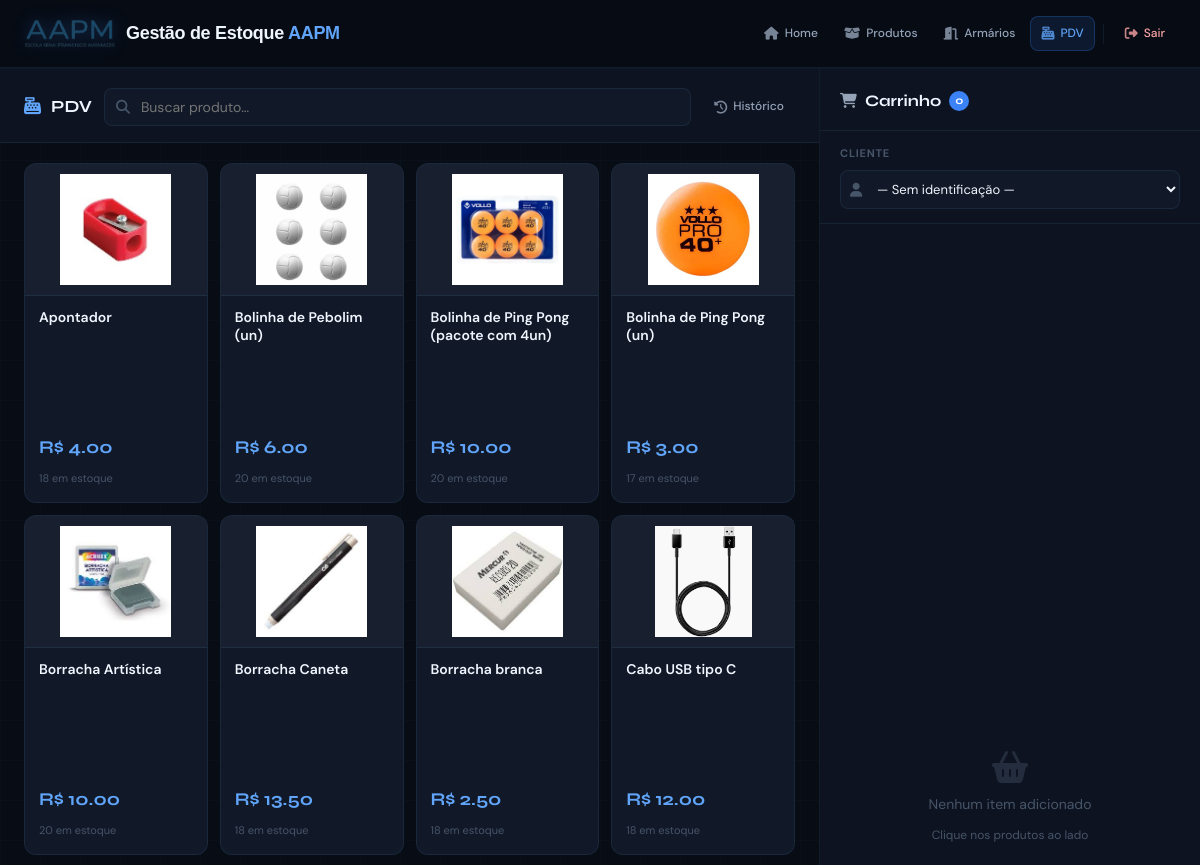
Page /pdv/ (signed in, upper part) on the earlier database version.
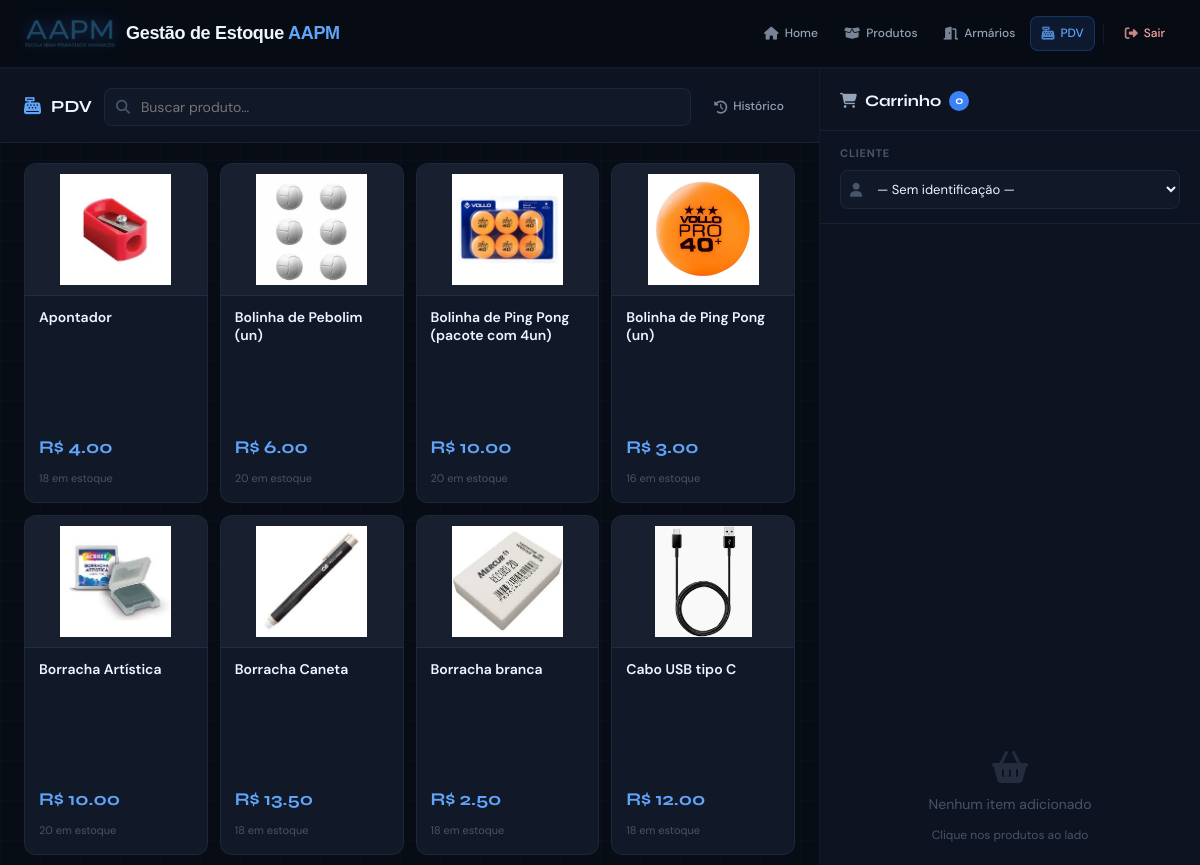
Same page on the later database version.
### app/models/produto.py (models this page shows, shortened)
class Produto(Base):
    __tablename__ = "produtos"
    id = Column(Integer, primary_key=True, autoincrement=True, index=True)
    nome = Column(String(150), nullable=False, index=True, unique=True)
    preco = Column(Float, nullable=False, default=0.0)
    ativo = Column(Boolean, default=True)
    imagem_path = Column(String(255), nullable=True)
    categoria_id = Column(Integer, ForeignKey("categorias.id", ondelete="SET NULL"), nullable=True)
    categoria = relationship("Categoria", back_populates="produtos")
    variacoes = relationship("Variacao", back_populates="produto", cascade="all, delete-orphan")
    @property
    def estoque_total(self) -> int:
        """Saldo consolidado de todas as variações do produto."""
        return sum(variacao.estoque_atual for variacao in self.variacoes)
    @property
    def estoque_total(self):
        """Quantidade disponível, calculada a partir das variações do produto."""
        return sum(variacao.estoque_atual or 0 for variacao in self.variacoes)

### app/models/variacoes.py (models this page shows, shortened)
class Variacao(Base):
    __tablename__ = "variacoes"
    __table_args__ = (
        UniqueConstraint("produto_id", "tamanho", "cor", name="uq_variacao_produto_tamanho_cor"),
    )
    id = Column(Integer, primary_key=True, autoincrement=True, index=True)
    produto_id = Column(Integer, ForeignKey("produtos.id", ondelete="CASCADE"), nullable=False)
    tamanho = Column(String(10), nullable=False)  # Ex: 'P', 'M', 'G', 'GG'
    cor = Column(String(50), nullable=False)      # Ex: 'Azul', 'Preto'
    estoque_atual = Column(Integer, nullable=False, default=0)
    imagem_path = Column(String(255), nullable=True)
    produto = relationship("Produto", back_populates="variacoes")

### app/controllers/pdv_controller.py (the view)
@router.get("/")
def tela_pdv(
    request: Request,
    busca: str = "",
    pagina: int = 1,
    por_pagina: int = 16,
    db: Session = Depends(get_db),
    usuario = Depends(get_usuario_logado)
):
    query_produtos = (
        db.query(Produto)
        .join(Produto.variacoes)
        .filter(Produto.ativo == True)
        .group_by(Produto.id)
        .having(func.sum(Variacao.estoque_atual) > 0)
    )
    if busca:
        query_produtos = query_produtos.filter(Produto.nome.ilike(f"%{busca}%"))
    resultado = paginar(query_produtos.order_by(Produto.nome), pagina, por_pagina)
    clientes  = (
        db.query(Cliente)
        .filter(Cliente.ativo == True)
        .order_by(Cliente.nome)
        .all()
    )
    return templates.TemplateResponse(
        request,
        "pdv/index.html",
        {
            "request":             request,
            "usuario":             usuario,
            "produtos":            resultado.itens,
            "clientes":            clientes,
            "desconto_associado":  DESCONTO_ASSOCIADO,
            "busca":               busca,
            "pagina":              resultado.atual,
            "por_pagina":          resultado.por_pagina,
            "total_paginas":       resultado.total_paginas,
            "total_produtos":      resultado.total_itens,
        }
    )

### app/templates/pdv/index.html (shortened to what this page needs)
{% extends "base.html" %}
{% from "components/pagination.html" import render as render_pagination with context %}
{% block content %}
<div class="pdv-layout">
    <section class="produtos-panel">
        <div class="produtos-toolbar">
            <h2><i class="fas fa-cash-register" style="color:var(--accent-light);margin-right:6px;"></i> PDV</h2>
            <form class="search-wrap" method="get" action="/pdv" id="form-busca-produto">
                <input id="busca-produto" name="busca" value="{{ busca }}" type="search" placeholder="Buscar produto…" autocomplete="off">
            </form>
            <a href="/pdv/historico" class="nav-btn" style="flex-shrink:0;">
                <i class="fas fa-history"></i> Histórico
            </a>
        </div>
        <div class="produtos-grid {% if por_pagina > 16 %}compacto{% endif %}" id="produtos-grid">
            {% for p in produtos %}
            <div class="produto-card {% if p.estoque_total == 0 %}sem-estoque{% endif %}" data-id="{{ p.id }}"
                data-nome="{{ p.nome }}" data-preco="{{ p.preco }}" data-estoque="{{ p.estoque_total }}"
                data-imagem="{{ p.imagem_url }}" role="button" tabindex="0"
                onclick="abrirSeletorVariacao(this)"
                onkeydown="if (event.key === 'Enter' || event.key === ' ') { event.preventDefault(); abrirSeletorVariacao(this); }">
                    <div class="produto-imagem {% if not p.imagem_path %}sem-imagem{% endif %}">
                        {% if p.imagem_path %}
                        <img src="{{ p.imagem_url }}" alt="{{ p.nome }}" loading="lazy">
                        {% else %}
                        <span class="produto-imagem-inicial" aria-hidden="true">{{ p.nome[:1]|upper }}</span>
                        <i class="fas fa-box-open" aria-label="Produto sem imagem"></i>
                        {% endif %}
                    </div>
                    <div class="produto-conteudo">
                    <span class="produto-nome">{{ p.nome }}</span>
                    <span class="produto-preco">R$ {{ "%.2f"|format(p.preco) }}</span>
                    <span class="produto-estoque">
                        {% if p.estoque_total == 0 %}
                        Sem estoque
                        {% else %}
                        {{ p.estoque_total }} em estoque
                        {% endif %}
                    </span>
                    </div>
            </div>
            {% endfor %}
        </div>
    </section>
    <aside class="carrinho-panel">
        <div class="carrinho-header">
            <h3>
                <i class="fas fa-shopping-cart" style="color:var(--text-secondary);font-size:15px;"></i>
                Carrinho
                <span class="carrinho-count" id="carrinho-count">0</span>
            </h3>
        </div>
        <div class="cliente-wrap">
            <label>Cliente</label>
            <div class="cliente-select-wrap">
                <select id="cliente-select" onchange="atualizarCliente()">
                    <option value="0">— Sem identificação —</option>
                </select>
            </div>
        </div>
        <div id="carrinho-itens">
            <div class="carrinho-vazio" id="carrinho-vazio">
                <i class="fas fa-shopping-basket"></i>
                <span>Nenhum item adicionado</span>
                <span style="font-size:12px;color:var(--text-muted);">Clique nos produtos ao lado</span>
            </div>
        </div>
    </aside>
</div>
{% endblock %}

### app/templates/base.html (shortened to what this page needs)
<!DOCTYPE html>
<html lang="pt-BR">
<head>
    <link rel="stylesheet" href="https://cdnjs.cloudflare.com/ajax/libs/font-awesome/6.4.0/css/all.min.css">
</head>
<body>
    <header>
        <div class="container">
            <div class="header-top">
                <div class="header-content">
                    <img src="/static/logo/logoAAPM-transparent.png" alt="Logo AAPM" class="logo-header">
                    <h1>Gestão de Estoque <span>AAPM</span></h1>
                </div>
                {% if usuario %}
                {% set current_path = request.url.path if request is defined else '' %}
                {% set is_home = current_path == '/' %}
                {% set is_cliente = current_path == '/cliente' or current_path.startswith('/cliente/') %}
                {% set is_produtos = current_path == '/produtos' or current_path.startswith('/produtos/') %}
                {% set is_categorias = current_path == '/categorias' or current_path.startswith('/categorias/') %}
                {% set is_usuarios = current_path == '/usuarios' or current_path.startswith('/usuarios/') %}
                {% set is_movimentacoes = current_path == '/movimentacoes' or current_path.startswith('/movimentacoes/')
                %}
                {% set is_armarios = current_path == '/armarios' or current_path.startswith('/armarios/') %}
                {% set is_pdv = current_path == '/pdv' or current_path.startswith('/pdv/') %}
                {% set is_admin = usuario.role == 'admin' %}
                <div class="nav-buttons">
                    <a href="/" class="nav-btn {{ 'active' if is_home else '' }}" >
                        <i class="fas fa-house"></i> Home
                    </a>
                    <a href="/produtos" class="nav-btn {{ 'active' if is_produtos else '' }}" >
                        <i class="fas fa-box-open"></i> Produtos
                    </a>
                    <a href="/armarios" class="nav-btn {{ 'active' if is_armarios else '' }}" >
                        <i class="fas fa-door-open"></i> Armários
                    </a>
                    <a href="/pdv" class="nav-btn {{ 'active' if is_pdv else '' }}" {% if is_pdv %}aria-current="page"
                        {% endif %}>
                        <i class="fas fa-cash-register"></i> PDV
                    </a>
                    <a href="/auth/logout" class="nav-btn logout">
                        <i class="fas fa-right-from-bracket"></i> Sair
                    </a>
                </div>
                {% endif %}
            </div>
        </div>
    </header>
    <main>
        {% block content %}{% endblock %}
    </main>
</body>
</html>

### app/templates/pdv/index.html (style rules this page uses)
.pdv-layout { display: grid; grid-template-columns: minmax(0, 1fr) minmax(320px, 380px); gap: 0; height: calc(100vh - var(--header-h)); overflow: hidden; width: 100%; min-width: 0; }
.produtos-panel { display: flex; flex-direction: column; overflow: hidden; border-right: 1px solid var(--border); min-width: 0; }
.produtos-toolbar { padding: 20px 24px 16px; border-bottom: 1px solid var(--border); background: var(--bg-surface); display: flex; align-items: center; gap: 12px; flex-shrink: 0; }
.produtos-toolbar h2 { font-family: 'Syne', sans-serif; font-size: 17px; font-weight: 700; color: var(--text-primary); white-space: nowrap; }
.search-wrap { position: relative; flex: 1; }
#busca-produto { width: 100%; padding: 9px 12px 9px 36px; margin: 0; background: var(--bg-card); border: 1px solid var(--border); border-radius: 8px; color: var(--text-primary); font-size: 14px; }
.produtos-grid { display: grid; grid-template-columns: repeat(auto-fill, minmax(160px, 1fr)); grid-auto-rows: minmax(238px, 1fr); gap: 12px; padding: 20px 24px; overflow-y: auto; flex: 1; min-width: 0; align-content: stretch; }
.produto-card { background: var(--bg-card); border: 1px solid var(--border); border-radius: 12px; padding: 0; cursor: pointer; transition: all var(--transition); display: flex; flex-direction: column; position: relative; overflow: hidden; height: 100%; min-width: 0; }
.produto-imagem { height: 132px; background: rgba(255, 255, 255, 0.03); border-bottom: 1px solid var(--border); display: flex; align-items: center; justify-content: center; overflow: hidden; flex-shrink: 0; }
.produto-imagem img { width: 100%; height: 100%; object-fit: contain; padding: 10px; }
.produto-conteudo { padding: 12px 14px 14px; display: flex; flex: 1; flex-direction: column; gap: 6px; }
.produto-card::before { content: ''; position: absolute; inset: 0; background: linear-gradient(135deg, rgba(59, 130, 246, 0.06), transparent); opacity: 0; transition: opacity var(--transition); }
.produto-nome { font-weight: 600; font-size: 14px; color: var(--text-primary); line-height: 1.3; display: -webkit-box; min-height: 2.6em; overflow: hidden; -webkit-box-orient: vertical; -webkit-line-clamp: 2; }
.produto-preco { font-family: 'Syne', sans-serif; font-size: 18px; font-weight: 700; color: var(--accent-light); transition: color var(--transition); margin-top: auto; }
.produto-estoque { font-size: 11px; color: var(--text-muted); margin-top: 2px; }
.carrinho-panel { display: flex; flex-direction: column; background: var(--bg-surface); overflow: hidden; min-width: 0; }
.carrinho-header { padding: 20px 20px 16px; border-bottom: 1px solid var(--border); flex-shrink: 0; }
.carrinho-header h3 { font-family: 'Syne', sans-serif; font-size: 16px; font-weight: 700; color: var(--text-primary); display: flex; align-items: center; gap: 8px; }
.carrinho-count { background: var(--accent); color: white; font-size: 11px; font-weight: 700; min-width: 20px; height: 20px; border-radius: 10px; display: inline-flex; align-items: center; justify-content: center; padding: 0 6px; }
.cliente-wrap { padding: 14px 20px; border-bottom: 1px solid var(--border); flex-shrink: 0; }
.cliente-wrap label { display: block; font-size: 11px; font-weight: 700; text-transform: uppercase; letter-spacing: 0.07em; color: var(--text-muted); margin-bottom: 8px; }
.cliente-select-wrap { position: relative; }
#cliente-select { width: 100%; padding: 9px 10px 9px 32px; margin: 0; font-size: 13px; background: var(--bg-card); border: 1px solid var(--border); border-radius: 8px; color: var(--text-primary); }
#carrinho-itens { flex: 1; overflow-y: auto; padding: 12px 20px; }
.carrinho-vazio { display: flex; flex-direction: column; align-items: center; justify-content: center; height: 100%; gap: 10px; color: var(--text-muted); font-size: 14px; }
.carrinho-vazio i { font-size: 32px; opacity: 0.4; }

Differences in the rows shown:
changed through a linked row, Produto "Bolinha de Ping Pong (un)": estoque_total "17" → "16"
